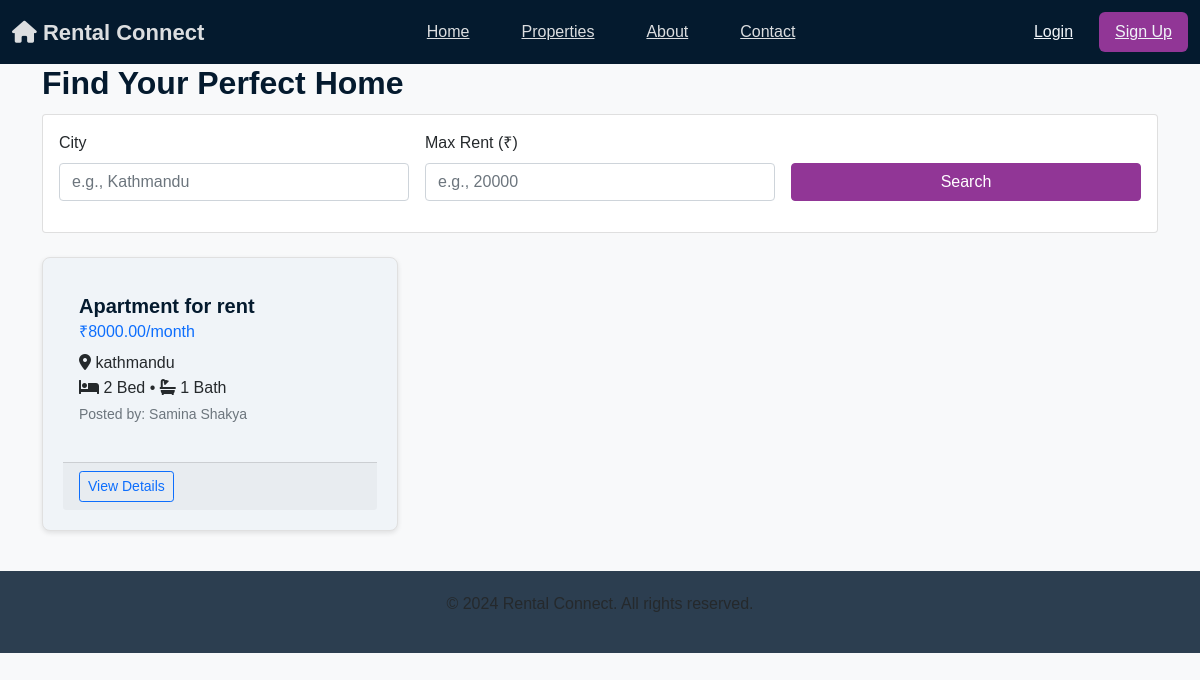
/properties/, run on an earlier commit of the app's database.
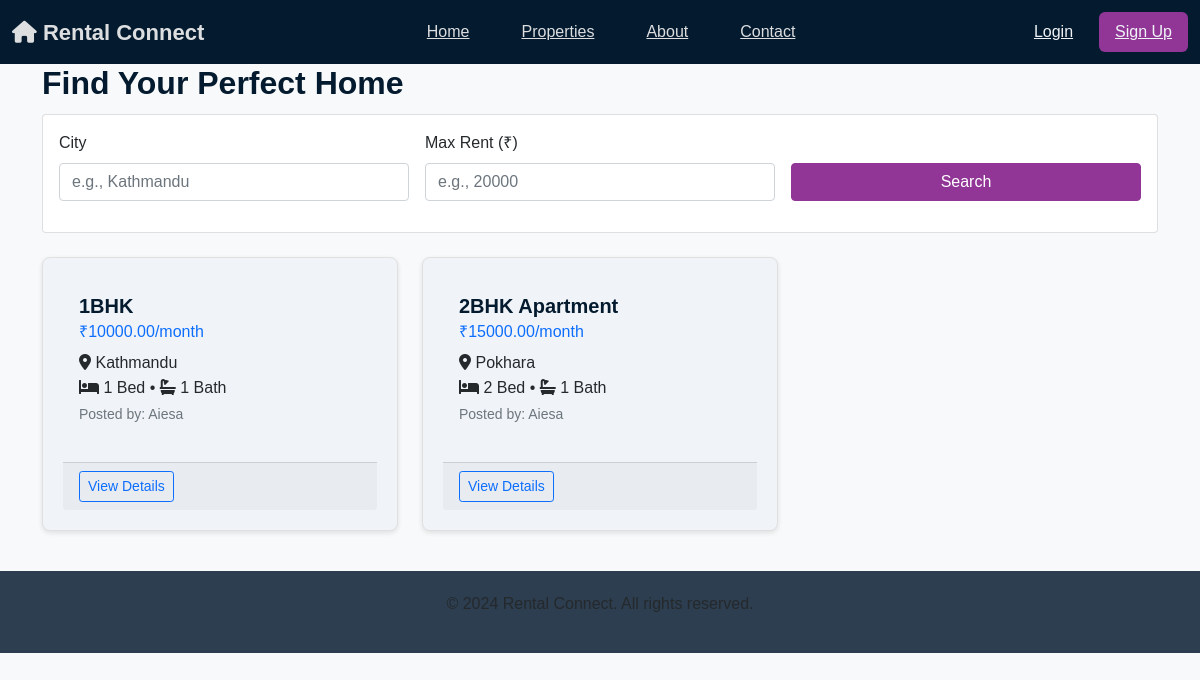
And on a later commit of the database.
### listings/models.py (models this page shows, shortened)
class Property(models.Model):
    landlord = models.ForeignKey(
        CustomUser,
        on_delete=models.CASCADE,
        related_name='properties'
    )
    title = models.CharField(max_length=100)
    description = models.TextField()
    city = models.CharField(max_length=50)
    rent = models.DecimalField(max_digits=10, decimal_places=2)
    bedrooms = models.PositiveIntegerField()
    bathrooms = models.PositiveIntegerField()
    address = models.TextField()
    image = models.ImageField(
        upload_to='property_images/',
        blank=True,
        null=True
    )
    is_verified = models.BooleanField(default=False)
    created_at = models.DateTimeField(auto_now_add=True)
    class Meta:
        ordering = ['-created_at']

### users/models.py (models this page shows, shortened)
class CustomUser(AbstractUser):
    is_tenant = models.BooleanField(default=False)
    is_landlord = models.BooleanField(default=False)

### listings/views.py (the view)
# urls.py: path('properties/', views.property_list, name='property_list'),
def property_list(request):
    properties = Property.objects.filter(is_verified=True)
    city = request.GET.get('city')
    max_rent = request.GET.get('max_rent')
    if city:
        properties = properties.filter(city__icontains=city)
    if max_rent:
        properties = properties.filter(rent__lte=max_rent)
    return render(request, 'listings/property_list.html', {
        'properties': properties
    })

### templates/listings/property_list.html
{% extends "base.html" %}
{% block content %}
<div class="container mt-4">
    <h2>Find Your Perfect Home</h2>
    <div class="card mb-4">
        <div class="card-body">
            <form method="get" class="row g-3">
                <div class="col-md-4">
                    <label class="form-label">City</label>
                    <input type="text" name="city" class="form-control" placeholder="e.g., Kathmandu" value="{{ request.GET.city }}">
                </div>
                <div class="col-md-4">
                    <label class="form-label">Max Rent (₹)</label>
                    <input type="number" name="max_rent" class="form-control" placeholder="e.g., 20000" value="{{ request.GET.max_rent }}">
                </div>
                <div class="col-md-4">
                    <label class="form-label">&nbsp;</label>
                    <button type="submit" class="btn btn-primary w-100">Search</button>
                </div>
            </form>
        </div>
    </div>
    <div class="row">
        {% for property in properties %}
        <div class="col-md-6 col-lg-4">
            <div class="card property-card h-100">
                <div class="card-body">
                    <h5 class="card-title">{{ property.title }}</h5>
                    <h6 class="card-subtitle mb-2 text-primary">₹{{ property.rent }}/month</h6>
                    <p class="card-text">
                        <i class="fas fa-map-marker-alt"></i> {{ property.city }}<br>
                        <i class="fas fa-bed"></i> {{ property.bedrooms }} Bed •
                        <i class="fas fa-bath"></i> {{ property.bathrooms }} Bath<br>
                        <small class="text-muted">Posted by: {{ property.landlord.username }}</small>
                    </p>
                </div>
                <div class="card-footer">
                    <a href="{% url 'property_detail' property.id %}" class="btn btn-outline-primary btn-sm">View Details</a>
                </div>
            </div>
        </div>
        {% empty %}
        <div class="col-12">
            <div class="alert alert-info text-center">
                No properties found matching your criteria.
            </div>
        </div>
        {% endfor %}
    </div>
</div>
{% endblock %}

What changed in the data, as far as the page shows it:
added Property: title "1BHK", rent "10000.00", city "Kathmandu", bedrooms "1", bathrooms "1", landlord.username "Aiesa"
changed Property: title "Apartment for rent" → "2BHK Apartment"; rent "8000.00" → "15000.00"; city "kathmandu" → "Pokhara"; landlord.username "Samina Shakya" → "Aiesa"
